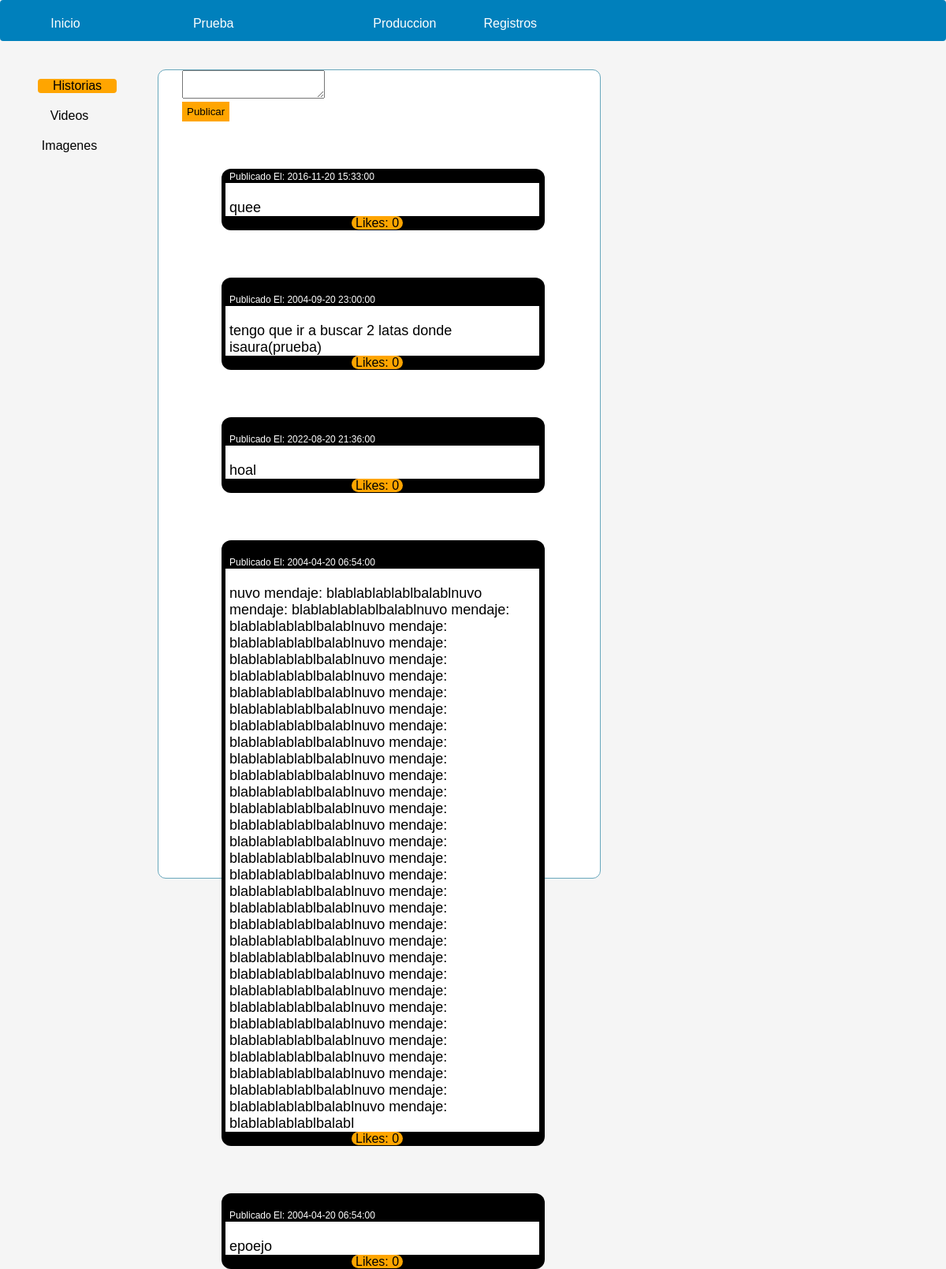
Page /Codigo/inicio/historias/historias.php on the committed database.
### tables this page shows
CREATE TABLE `publicaciones` (
  `id` int(10) UNSIGNED NOT NULL,
  `fecha` datetime DEFAULT NULL,
  `dato` text NOT NULL,
  `likes` int(11) NOT NULL,
  `ultimoid` int(11) NOT NULL
);

### Codigo/sql/ConexionBase.php (called while the page is built, shortened)
<?php
	class Conexion{
 		public function Conexion(){
			$this->conexionBase = new mysqli(DB_HOST, DB_USUARIO, DB_CLAVE, DB_NOMBRE);
		}
	}
 ?>

### Codigo/sql/inicio/historias/mostrar_publicaciones/mostrar_publicaciones.php (called while the page is built, shortened)
<?php
	include_once($_SERVER['DOCUMENT_ROOT']."/Codigo/sql/ConexionBase.php");
	class mostrar_publicaciones extends Conexion{
		public function get_construct($filas,$columnas){
			$sql = ("SELECT * FROM publicaciones ORDER BY id DESC limit 5") ;
			$resultado=$this->conexionBase->query($sql);
			if(mysqli_num_rows($resultado)>0){
				$a=0;
				while($fila=$resultado->fetch_row()){
					$devuelvefila[$a] =$fila;
					$a++;
				}
			}
			return $devuelvefila[$filas][$columnas];
		}
	}
 ?>

### Codigo/inicio/historias/historias.php (the view, shortened to what this page needs)
<!DOCTYPE html>
<html>
<head>
	<link rel="stylesheet" type="text/css" href="/Codigo/css/mihojadeestilos.css">
	<link rel="stylesheet" type="text/css" href="/Codigo/css/inicio/historias/historias.css">
</head>
<body>
	<?php
		require_once("../../sql/inicio/historias/mostrar_publicaciones/mostrar_publicaciones.php");
		$view_publicaciones=new mostrar_publicaciones();
	 ?>
	 <section>
	 <form action="<?php echo $_SERVER['PHP_SELF'];?>"  method="post">
	 	<textarea name=area_publicar></textarea><br>
	 	<button style="height: 25px; background-color: orange; border:none;">Publicar</button>
	 </form>
		<div>
			<?php
				echo "<div id='fecha'>Publicado El: ".$view_publicaciones->get_construct(0,1)."</div><br>";
				echo "<div id='comentarios'><br>".$view_publicaciones->get_construct(0,2). "</div> <br>";
				echo "<div id='likes'>Likes: ".$view_publicaciones->get_construct(0,3). "</div><br>";
			 ?>
		</div>
		<div>
			<?php
				echo "ID: ".$view_publicaciones->get_construct(1,0). "<br>";
				echo "<div id='fecha'>Publicado El: ".$view_publicaciones->get_construct(1,1)."</div><br>";
				echo "<div id='comentarios'><br>".$view_publicaciones->get_construct(1,2). "</div> <br>";
				echo "<div id='likes'>Likes: ".$view_publicaciones->get_construct(1,3). "</div><br>";
			 ?>
		</div>
		<div>
			<?php
				echo "ID: ".$view_publicaciones->get_construct(2,0). "<br>";
				echo "<div id='fecha'>Publicado El: ".$view_publicaciones->get_construct(2,1)."</div><br>";
				echo "<div id='comentarios'><br>".$view_publicaciones->get_construct(2,2). "</div> <br>";
				echo "<div id='likes'>Likes: ".$view_publicaciones->get_construct(2,3). "</div><br>";
			 ?>
		</div>
		<div>
			<?php
				echo "ID: ".$view_publicaciones->get_construct(3,0). "<br>";
				echo "<div id='fecha'>Publicado El: ".$view_publicaciones->get_construct(3,1)."</div><br>";
				echo "<div id='comentarios'><br>".$view_publicaciones->get_construct(3,2). "</div> <br>";
				echo "<div id='likes'>Likes: ".$view_publicaciones->get_construct(3,3). "</div><br>";
			 ?>
		</div>
		<div>
			<?php
				echo "ID: ".$view_publicaciones->get_construct(4,0). "<br>";
				echo "<div id='fecha'>Publicado El: ".$view_publicaciones->get_construct(4,1)."</div><br>";
				echo "<div id='comentarios'><br>".$view_publicaciones->get_construct(4,2). "</div> <br>";
				echo "<div id='likes'>Likes: ".$view_publicaciones->get_construct(4,3). "</div><br>";
			 ?>
		</div>
	 </section>
</body>
</html>

### Codigo/css/mihojadeestilos.css (style rules this page uses)
body { font-family: arial,verdana; border-radius: 10px; background-color:whitesmoke; }
section { position: absolute; margin-top: 80px; left: 200px; height:1024px; width: 500px; border-radius:10px; padding: 0px 30px; background-color:white; border: solid 1px #68A7BC; }
p { font-family:arial; color:black; }

### Codigo/css/inicio/historias/historias.css (style rules this page uses)
section div { width: 400px; margin-left: 10%; margin-right: 30%; margin-bottom: 60px; background-color:black; border-radius: 12px; padding:0px 5px 0px 5px; transition: all .3s; }
#comentarios { border-radius: 0; margin-left: 0px; margin-bottom: 0; width: 97%; background-color:white; color:black; display: inline-grid; font-size: 18px; }
#likes { margin-left: 40%; display: inline; color:black; background-color: orange; position: relative; }
#fecha { color:white; font-size: 12px; display: inline-grid; margin-left: 0; margin-bottom: 0; width: auto; }

### Codigo/css/barras/estilos_barra_navegacion.css (style rules this page uses)
p { font-family: arial,verdana; }
nav ul { display: inline; }
#navegacionprincipal { left: 0; position: fixed; top:0px; z-index: 100; background-color:#0080BC; border-radius: 4px; width: 100%; margin-bottom: 20px; max-height: 100px; }
#navegacionprincipal a { text-decoration: none; color:white; transition:all .3s; }
li { border-radius: 4px; display: inline-grid; margin-left: 30px; margin-bottom: 10px; transition: all .3s; width:80px; text-align: center; min-width: 100px; box-shadow:0px 0px 0px white; }
#tablenav { width:100%; }

### Codigo/css/barras/estilo_barra_lateral.css (style rules this page uses)
#barralateral { position: fixed; top:80px; z-index: 100; float:left; height: 1024px; background-color: transparent; font-size: 14px; overflow: hidden; width:150px; background-color: whitesmoke; }
aside blockquote a { margin-top: 12px; }
aside blockquote a p { text-align: center; font-size:16px; border-radius: 4px; width:80px; margin-top: 20px; margin-bottom: 20px; }
#ul_seleccionado p { background-color:orange; border-radius: 4px; width:80px; text-align: center; min-width: 100px; box-shadow:0px 0px 0px white; }
#barralateral a { text-decoration: none; color:white; transition:all .3s; }

### rows in the picture
publicaciones: fecha "2016-11-20 15:33:00", dato "quee", likes "0"
publicaciones: fecha "2004-09-20 23:00:00", dato "tengo que ir a buscar 2 latas donde isaura(prueba)", likes "0"
publicaciones: fecha "2022-08-20 21:36:00", dato "hoal", likes "0"
publicaciones: fecha "2004-04-20 06:54:00", dato "nuvo mendaje: blablablablablbalablnuvo mendaje: blablablablablbalablnuvo mendaje: blablablablablbalablnuvo mendaje: blablablablablbalablnuvo mendaje: blablablablablbalablnuvo mendaje: blablablablablbalablnuvo mendaje: blablablablablbalablnuvo mendaje: blablablablablbalablnuvo mendaje: blablablablablbalablnuvo mendaje: blablablablablbalablnuvo mendaje: blablablablablbalablnuvo mendaje: blablablablablbalablnuvo mendaje: blablablablablbalablnuvo mendaje: blablablablablbalablnuvo mendaje: blablablablablbalablnuvo mendaje: blablablablablbalablnuvo mendaje: blablablablablbalablnuvo mendaje: blablablablablbalablnuvo mendaje: blablablablablbalablnuvo mendaje: blablablablablbalablnuvo mendaje:…", likes "0"
publicaciones: fecha "2004-04-20 06:54:00", dato "epoejo", likes "0"
